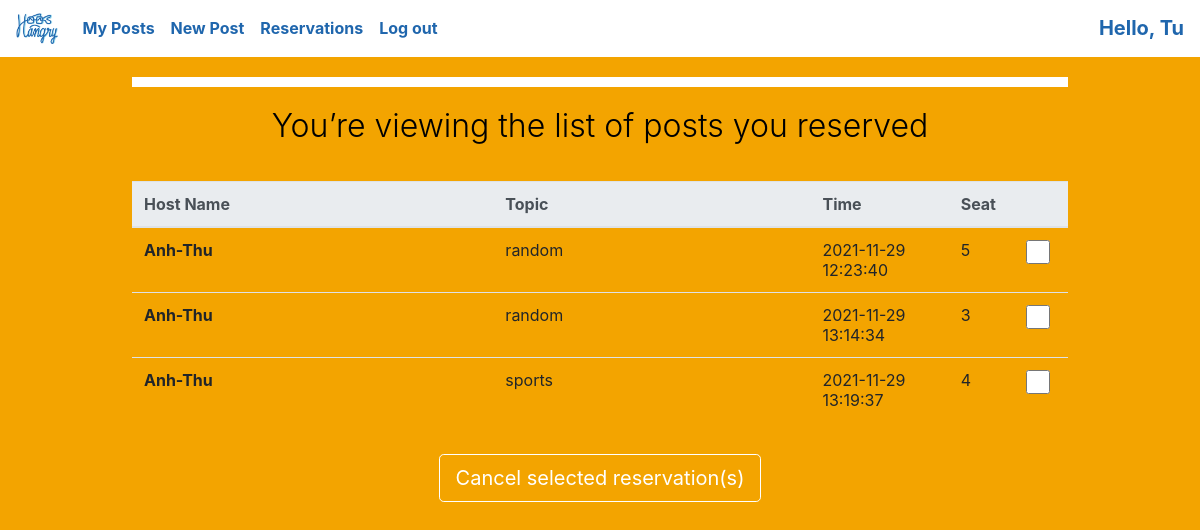
The page /reservation.php (signed in) on the database its author committed.
### tables this page shows
CREATE TABLE `reservation` (
  `rid` int(11) NOT NULL,
  `cid` varchar(10) NOT NULL,
  `pid` int(11) NOT NULL
);

CREATE TABLE `user` (
  `cid` varchar(10) NOT NULL,
  `fname` varchar(30) NOT NULL,
  `lname` varchar(30) NOT NULL,
  `rating` double DEFAULT NULL,
  `pwd` varchar(50) NOT NULL,
  `role` varchar(30) NOT NULL
);

CREATE TABLE `topic` (
  `tid` int(11) NOT NULL,
  `name` varchar(50) NOT NULL
);

CREATE TABLE `post` (
  `pid` int(11) NOT NULL,
  `cid` varchar(10) NOT NULL,
  `time` datetime NOT NULL,
  `details` varchar(1000) DEFAULT NULL,
  `capacity` int(11) NOT NULL,
  `tid` int(11) NOT NULL,
  CHECK (capacity < 6)
);

### mysql-helper.php (called while the page is built, shortened)
<?php
include 'mysql-connect.php';
function bindAllParams($stmt, $params) {
  for ($i = 0; $i < count($params); $i++) {
    $stmt->bindValue($i + 1, $params[$i]);
  }
}
function execute_query($sql, $params=null) {
  global $db;
  $stmt = $db->prepare($sql);
  if ($params) { bindAllParams($stmt, $params); }
  $success = $stmt->execute();
  $returnArr = array("was_successful" => $success,
                      "error_info" => $stmt->errorInfo(),
                      "row_count" => $stmt->rowCount(),
                      "rows_affected" => $stmt->fetchAll());
  return $returnArr;
}
?>

### reservation.php (the view, shortened to what this page needs)
<html>
<?php
include("common-head.php");
include("mysql-helper.php");
?>
<head>
<link rel="stylesheet" href="main.css" />
<link rel="stylesheet" href="postDetail.css" />
</head>
<body>
<?php include('header.php') ?>
<?php
    $reserv = array();
    if(isset($_SESSION['cid'])){
        $cid = $_SESSION['cid'];
        $sql = "SELECT * FROM reservation as r JOIN post as p ON r.pid=p.pid JOIN user ON p.cid=user.cid NATURAL JOIN topic WHERE r.cid = ?";
        $retrieve_result = execute_query($sql, array($cid));
        $reserv = $retrieve_result['rows_affected'];
    }
?>
<div class="container-fluid app-wrapper">
    <div class="white-bar"></div>
    <p class="display-4" style="color:black;">You’re viewing the list of posts you reserved</p>
    <div class="content-wrapper">
        <form action="reservation.php" method="post">
        <table class="table">
        <thead class="thead-light">
            <tr>
            <th scope="col" style="width: 40%">Host Name</th>
            <th scope="col" style="width: 35%">Topic</th>
            <th scope="col" style="width: 15%">Time</th>
            <th scope="col" style="width: 5%">Seat</th>
            <th scope="col" style="width: 5%"></th>
            </tr>
        </thead>
        <tbody>
            <?php for($i = 0; $i < count($reserv); $i++): ?>
                <tr>
                <th scope="row" onclick="window.location='postDetail.php?pid=<?php echo $reserv[$i]['pid'] ?>';"><?php echo $reserv[$i]['fname'];?></th>
                <td onclick="window.location='postDetail.php?pid=<?php echo $reserv[$i]['pid'] ?>';"><?php echo $reserv[$i]['name'];?></td>
                <td onclick="window.location='postDetail.php?pid=<?php echo $reserv[$i]['pid'] ?>';"><?php echo $reserv[$i]['time'];?></td>
                <td onclick="window.location='postDetail.php?pid=<?php echo $reserv[$i]['pid'] ?>';"><?php echo $reserv[$i]['capacity'];?></td>
                <td> <?php echo "<input type='checkbox' id=".$reserv[$i]['rid']." name=".$reserv[$i]['rid'].">"?>
                </tr>
            <?php endfor; ?>
        </tbody>
        </table>
        <li class="list-group-item text-center">
            <button type="submit" class="btn btnn btn-lg">Cancel selected reservation(s)</button>
        </li>
        </form>
    </div>
</div>
</body>
</html>

### common-head.php (shortened to what this page needs)
<head>
  <link rel="stylesheet" href="https://cdnjs.cloudflare.com/ajax/libs/normalize/5.0.0/normalize.min.css">
  <link rel="stylesheet" href="https://cdn.jsdelivr.net/npm/bootstrap@4.6.0/dist/css/bootstrap.min.css">
</head>

### header.php (shortened to what this page needs)
<body>
<nav class="navbar navbar-expand-lg navbar-white bg-white">
  <div style = "width: 5%;">
  <a class="navbar-brand" href="mainpage.php">
    <img src="image/hooshangrylogo.png" alt="Hoo's Hangry"
    style = "max-width: 100%; max-height: 100%; display: block;" class="profileImg">
  </a>
</div>
  <div class="collapse navbar-collapse" id="navbarText" style="color:#f3a400">
    <ul class="navbar-nav mr-auto">
      <li class="nav-item">
        <a class="nav-link" href="myPost.php">My Posts</a>
      </li>
      <li class="nav-item">
        <a class="nav-link" href="new.php">New Post</a>
      </li>
      <li class="nav-item">
        <a class="nav-link" href="reservation.php">Reservations</a>
      </li>
      <li class="nav-item">
        <a class="nav-link" href="" data-toggle="modal" data-target="#LogoutModal">Log out</a>
      </li>
    </ul>
    <span class="nameText" style="color:#1f66ad; font-weight: bold;">
      Hello,
      <?php
          if(isset($_SESSION['name'])){
          echo $_SESSION['name'];
        }
          else {
          echo "Guest";
        }
      ?>
    </span>
  </div>
</nav>
</body>

### main.css (style rules this page uses)
.app-wrapper { display: flex; flex-direction: column; align-items: center; background-color: #f3a400; color: white; min-height: 100%; overflow: auto; }
.white-bar { background-color: white; width: 80%; height: 10px; margin: 20px; }
.display-4 { font-size: 2rem; }
.content-wrapper { margin-top: 20px; width: 80%; }

### postDetail.css (style rules this page uses)
.list-group-item { background-color: inherit; border-width: 0px; margin: 20px; }
.btnn { color: white; background-color: inherit; border-color: white; }
input[type=checkbox] { width:3vw; height:3vh; }

### header.php (style rules this page uses)
.nav-link { color:#1f66ad !important; font-weight: bold; }
.nameText { font-weight: 400; font-size: 20px; }
.navbar-brand { color:#1f66ad !important; }

### rows shown on the page
reservation: user.fname "Anh-Thu", topic.name "random", pid.time "2021-11-29 12:23:40", pid.capacity "5"
reservation: user.fname "Anh-Thu", topic.name "random", pid.time "2021-11-29 13:14:34", pid.capacity "3"
reservation: user.fname "Anh-Thu", topic.name "sports", pid.time "2021-11-29 13:19:37", pid.capacity "4"

### other values the page prints
$_SESSION['name'] "Tu"
